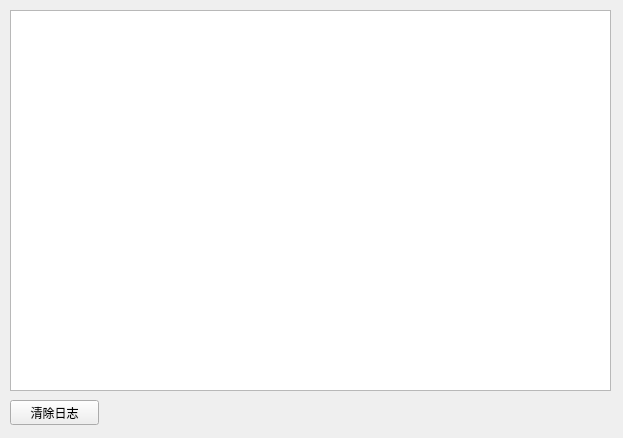
<?xml version="1.0" encoding="UTF-8"?>
<ui version="4.0">
 <class>Form</class>
 <widget class="QWidget" name="Form">
  <property name="geometry">
   <rect>
    <x>0</x>
    <y>0</y>
    <width>623</width>
    <height>438</height>
   </rect>
  </property>
  <property name="windowTitle">
   <string>日志</string>
  </property>
  <widget class="QTextBrowser" name="textBrowser">
   <property name="geometry">
    <rect>
     <x>10</x>
     <y>10</y>
     <width>601</width>
     <height>381</height>
    </rect>
   </property>
  </widget>
  <widget class="QPushButton" name="pushButton">
   <property name="geometry">
    <rect>
     <x>10</x>
     <y>400</y>
     <width>89</width>
     <height>25</height>
    </rect>
   </property>
   <property name="text">
    <string>清除日志</string>
   </property>
  </widget>
 </widget>
 <resources/>
 <connections/>
</ui>
